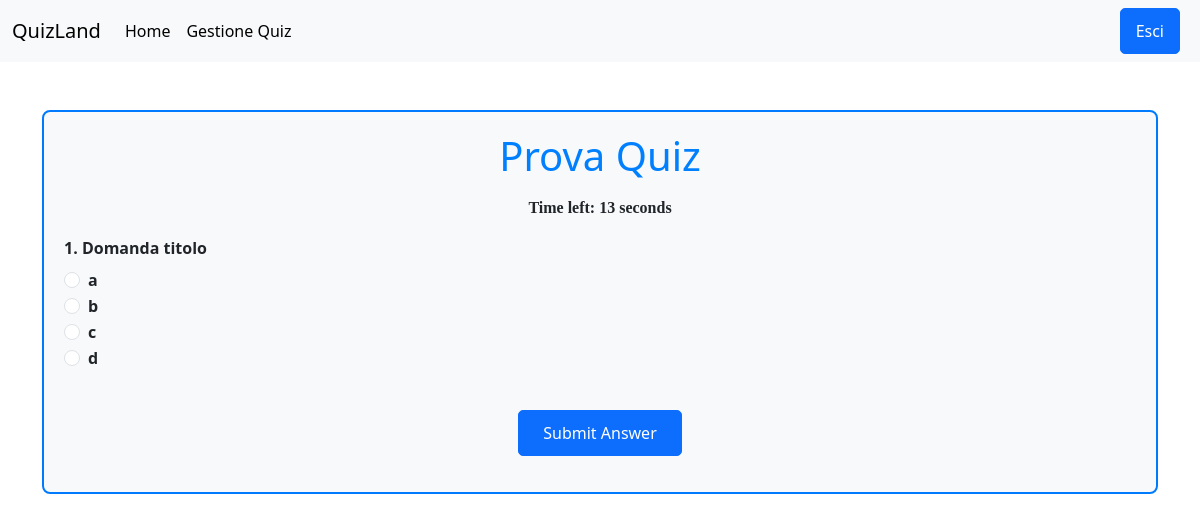
The page /start/1/ (signed in) on the database its author committed.
### quizapp/models.py (models this page shows, shortened)
class QuizType(models.Model):
    name = models.CharField(max_length=100)
    description = models.TextField()

class Question(models.Model):
    quiz_type = models.ForeignKey(QuizType, related_name='questions', on_delete=models.CASCADE)  # Relazione con il modello QuizType.
    question_text = models.CharField(max_length=255)  # Testo della domanda.
    option_a = models.CharField(max_length=100)  # Opzione A.
    option_b = models.CharField(max_length=100)  # Opzione B.
    option_c = models.CharField(max_length=100)  # Opzione C.
    option_d = models.CharField(max_length=100)  # Opzione D.
    correct_answer = models.CharField(max_length=1)  # Lettera della risposta corretta (es. 'A').

### quizapp/views.py (the view)
# urls.py: path('start/<int:quiz_type_id>/', views.InizioQuizView.as_view(), name='start_quiz'),  # Inizio di un quiz.
class InizioQuizView(LoginRequiredMixin, View):
    def get(self, request, quiz_type_id):
        try:
            quiz_type = QuizType.objects.get(id=quiz_type_id)
        except QuizType.DoesNotExist:
            return redirect('quizapp:home')
        answered_questions = QuizSession.objects.filter(user=request.user).values_list('question_id', flat=True)
        remaining_questions = Question.objects.filter(quiz_type=quiz_type).exclude(id__in=answered_questions)
        if remaining_questions.exists():
            question = remaining_questions.order_by('?').first()
            question_index = answered_questions.count() + 1
            return render(request, 'quiz/start_quiz.html', {'question': question, 'quiz_type': quiz_type, 'question_index': question_index})
        else:
            return redirect('quizapp:quiz_results', quiz_type_id=quiz_type_id)

### quizapp/templates/quiz/start_quiz.html (shortened to what this page needs)
{% extends "base.html" %}
{% load static %}
{% block content %}
    <link rel="stylesheet" href="{% static 'quiz/css/quiz_styles.css' %}">
    <div class="container mt-5 quiz-container">
        <h1 class="quiz-heading">{{ quiz_type.name }} Quiz</h1>
        <div id = "timer" class= "my-3 text-center" style="font-family: Times New Roman, Times, serif;">
            <strong>Time left: <span id="time-left">15</span> seconds</strong>
        </div>
        <form method="POST" action="{% url 'quizapp:submit_answer' question_id=question.id %}">
            <div class="mb-4 quiz-question">
                <span id="idx">{{question_index}}. </span><label class="form-label">{{ question.question_text }}</label>
                <div class="form-check">
                    <input class="form-check-input" type="radio" name="answer" value="a" required>
                    <label class="form-check-label">{{ question.option_a }}</label>
                </div>
                <div class="form-check">
                    <input class="form-check-input" type="radio" name="answer" value="b">
                    <label class="form-check-label">{{ question.option_b }}</label>
                </div>
                <div class="form-check">
                    <input class="form-check-input" type="radio" name="answer" value="c">
                    <label class="form-check-label">{{ question.option_c }}</label>
                </div>
                <div class="form-check">
                    <input class="form-check-input" type="radio" name="answer" value="d">
                    <label class="form-check-label">{{ question.option_d }}</label>
                </div>
            </div>
            <div class="quiz-submit-button">
                <button type="submit" class="btn btn-primary my-3 px-4">Submit Answer</button>
            </div>
        </form>
    </div>
{% endblock %}

### quizapp/static/quiz/css/styles.css (style rules this page uses)
.btn-primary { font-size: 1rem; padding: 10px 15px; border-radius: 5px; }

### quizapp/static/quiz/css/quiz_styles.css (style rules this page uses)
.quiz-container { border: 2px solid #007bff; border-radius: 8px; padding: 20px; background-color: #f8f9fa; }
.quiz-heading { text-align: center; color: #0080ff; }
.quiz-question { font-weight: bold; margin-bottom: 1rem; }
.quiz-submit-button { display: flex; justify-content: center; margin-top: 1.5rem; }
.quiz-submit-button button { padding: 10px 20px; font-size: 16px; }

### rows shown on the page
QuizType: name "Prova"
Question: question_text "Domanda titolo", option_a "a", option_b "b", option_c "c", option_d "d"

### other values the page prints
{{ question_index }} "1"
